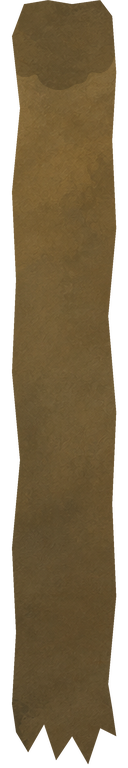
#> input picture assets/source/quests/qs-b1/QuestLogSealPurityRibbon_Master_v1.png, 128 x 768 px
$ python build_quest_seal_purity_ribbon_v1.py
#> lines starting #> are read from the running program, lines starting #| are printed output that depends on the picture; after the words box and inside, x2 and y2 are one past the last pixel; in counts of white or black regions, pixels touching at a corner belong together
#!/usr/bin/env python3
"""Promote and export the accepted QS-B1 V7-A purity-ribbon carrier.

This builder is intentionally narrow.  It accepts only the exact user-approved
attempt-05 composite, byte-copies it to durable source, performs the single
authorized proportional LANCZOS reduction, clears RGB where Alpha is zero, and
writes the 64x384 sampled TGA displayed at 32x192 UI units.  It does not redraw, crop, bbox-fit,
mirror, stretch, recolour, or synthesize the seven still-pending action motifs.
"""

from __future__ import annotations

import argparse
import hashlib
import importlib.util
import json
from pathlib import Path
import shutil
import struct
from typing import Any

import numpy as np
from PIL import Image


ROOT = Path(__file__).resolve().parents[1]
SOURCE = (
    ROOT
    / "assets"
    / "source"
    / "quests"
    / "qs-b1"
    / "QuestLogSealPurityRibbon_Master_v1.png"
)
RUNTIME = (
    ROOT
    / "addon"
    / "AzerothExpeditionUI"
    / "Media"
    / "Quests"
    / "QuestLogSealPurityRibbonV1.tga"
)
EXPECTED_ACCEPTED_SHA256 = (
    "168f527fffa09beb281c7e0bbca6076dcd00e7f827febb6cce9a853f461e05b8"
)
SOURCE_SIZE = (128, 768)
LOGICAL_SIZE = (32, 192)
RUNTIME_SIZE = (64, 384)
TEXELS_PER_UI = 2
SOURCE_MANIFEST = SOURCE.with_name("QS-B1-V7A_SourceManifest_v1.json")
RUNTIME_MANIFEST = SOURCE.with_name("QS-B1-V7A_RuntimeManifest_v1.json")
EXPECTED_SOURCE_BBOX = (9, 0, 119, 767)
RESAMPLE = Image.Resampling.LANCZOS


def parse_args() -> argparse.Namespace:
    parser = argparse.ArgumentParser()
    parser.add_argument(
        "--repo-root",
        type=Path,
        default=ROOT,
        help="repository root; defaults to the checkout containing this tool",
    )
    parser.add_argument(
        "--promote-from",
        type=Path,
        default=SOURCE,
        help="exact accepted attempt-05 composite",
    )
    parser.add_argument(
        "--evidence-dir",
        type=Path,
        default=Path(
            "generated/quests/QUEST-SEALS/QS-B1-V7-A/accepted-runtime"
        ),
    )
    return parser.parse_args()


def sha256(path: Path) -> str:
    digest = hashlib.sha256()
    with path.open("rb") as stream:
        for chunk in iter(lambda: stream.read(1024 * 1024), b""):
            digest.update(chunk)
    return digest.hexdigest()


def repo_path(root: Path, path: Path) -> str:
    return path.resolve().relative_to(root.resolve()).as_posix()


def clear_transparent_rgb(image: Image.Image) -> Image.Image:
    rgba = np.asarray(image.convert("RGBA")).copy()
    rgba[rgba[:, :, 3] == 0, :3] = 0
    return Image.fromarray(rgba, "RGBA")


def transparent_rgb_nonzero_values(image: Image.Image) -> int:
    rgba = np.asarray(image.convert("RGBA"))
    return int(np.count_nonzero(rgba[rgba[:, :, 3] == 0, :3]))


def green_spill_pixels(image: Image.Image) -> int:
    rgba = np.asarray(image.convert("RGBA"))
    visible = rgba[:, :, 3] > 0
    green = (
        (rgba[:, :, 0] <= 32)
        & (rgba[:, :, 1] >= 224)
        & (rgba[:, :, 2] <= 32)
    )
    return int(np.count_nonzero(visible & green))


def alpha_evidence(image: Image.Image) -> dict[str, int]:
    histogram = image.convert("RGBA").getchannel("A").histogram()
    return {
        "transparent_pixels": histogram[0],
        "partially_transparent_pixels": sum(histogram[1:255]),
        "opaque_pixels": histogram[255],
    }


def image_record(root: Path, path: Path, image: Image.Image) -> dict[str, Any]:
    bbox = image.convert("RGBA").getchannel("A").getbbox()
    return {
        "file": repo_path(root, path),
        "sha256": sha256(path),
        "width": image.width,
        "height": image.height,
        "mode": image.mode,
        "visible_bbox_exclusive": list(bbox or ()),
        "visible_green_spill_pixels": green_spill_pixels(image),
        "transparent_rgb_nonzero_values": transparent_rgb_nonzero_values(
            image
        ),
        **alpha_evidence(image),
    }


def tga_header(path: Path) -> dict[str, int | bool]:
    raw = path.read_bytes()[:18]
    if len(raw) != 18:
        raise ValueError("runtime TGA header is incomplete")
    return {
        "image_type": raw[2],
        "width": struct.unpack_from("<H", raw, 12)[0],
        "height": struct.unpack_from("<H", raw, 14)[0],
        "bits_per_pixel": raw[16],
        "descriptor": raw[17],
        "top_origin": bool(raw[17] & 0x20),
    }


def validate_accepted(path: Path, image: Image.Image) -> None:
    if sha256(path) != EXPECTED_ACCEPTED_SHA256:
        raise ValueError("promotion input is not accepted V7-A attempt 5")
    if image.size != SOURCE_SIZE or image.mode != "RGBA":
        raise ValueError("accepted V7-A source must be 128x768 RGBA")
    bbox = image.getchannel("A").getbbox()
    if bbox != EXPECTED_SOURCE_BBOX:
        raise ValueError(
            f"accepted V7-A visible bbox changed: {bbox!r}"
        )
    if transparent_rgb_nonzero_values(image):
        raise ValueError("accepted V7-A transparent RGB is not zero")
    if green_spill_pixels(image):
        raise ValueError("accepted V7-A contains visible chroma-key green")


def load_review_module(root: Path) -> Any:
    path = root / "tools/review_quest_seal_purity_ribbon_candidate_v1.py"
    spec = importlib.util.spec_from_file_location(
        "aeui_qs_b1_v7a_runtime_layout", path
    )
    if spec is None or spec.loader is None:
        raise ImportError(f"cannot load {path}")
    module = importlib.util.module_from_spec(spec)
    spec.loader.exec_module(module)
    return module


def main() -> None:
    args = parse_args()
    root = args.repo_root.expanduser().resolve()
    promote_from = args.promote_from.expanduser().resolve()
    source = root / SOURCE.relative_to(ROOT)
    runtime = root / RUNTIME.relative_to(ROOT)
    evidence_dir = args.evidence_dir.expanduser()
    if not evidence_dir.is_absolute():
        evidence_dir = root / evidence_dir
    evidence_dir.mkdir(parents=True, exist_ok=True)

    with Image.open(promote_from) as opened:
#> opened is the input picture: PIL image 128x768 RGBA; mean R, G, B, A 81.8, 65.7, 38.4, 188.6
        accepted = opened.copy()
    validate_accepted(promote_from, accepted)
#> in validate_accepted, `bbox = image.getchannel("A").getbbox()`: bbox = (9, 0, 119, 767)
#> in green_spill_pixels, `visible = rgba[:, :, 3] > 0`:
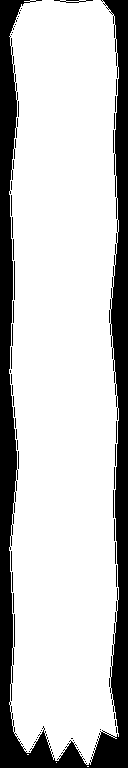
#> visible: shape (768, 128) bool; 76.9% white; 64 black regions (43 under 20 px), largest, box (x1, y1, x2, y2) and area: (0, 0, 128, 768) 21917, (54, 0, 93, 3) 52, (14, 261, 15, 300) 39
#> in green_spill_pixels, `green = ( (rgba[:, :, 0] <= 32) & (rgba[:, :, 1] >= 224) & (rgba[:, :,..`: green: shape (768, 128) bool; every value is 0

    source.parent.mkdir(parents=True, exist_ok=True)
    if promote_from != source:
        shutil.copyfile(promote_from, source)
    with Image.open(source) as opened:
        durable_source = opened.copy()
    validate_accepted(source, durable_source)

    runtime_image = clear_transparent_rgb(
        durable_source.resize(RUNTIME_SIZE, RESAMPLE)
    )
#> in clear_transparent_rgb, `rgba = np.asarray(image.convert("RGBA")).copy()`:
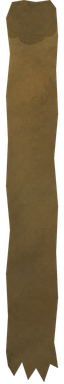
#> rgba: shape (384, 64, 4); mean R, G, B, A 84, 67.2, 39.1, 188.6; transparent parts drawn white
#> in clear_transparent_rgb, `rgba[rgba[:, :, 3] == 0, :3] = 0`: rgba: shape (384, 64, 4); under 0.01% of pixels changed, all inside (x1, y1, x2, y2) = (5, 199, 6, 200)
    if runtime_image.size != RUNTIME_SIZE or runtime_image.mode != "RGBA":
        raise ValueError("runtime export is not 64x384 RGBA")
    if transparent_rgb_nonzero_values(runtime_image):
        raise ValueError("runtime transparent RGB is not zero")
    if green_spill_pixels(runtime_image):
#> in green_spill_pixels (call 3), `visible = rgba[:, :, 3] > 0`:
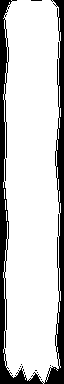
#> visible: shape (384, 64) bool; 79.7% white; 9 black regions (8 under 20 px), largest, box (x1, y1, x2, y2) and area: (0, 0, 64, 384) 4965
#> in green_spill_pixels (call 3), `green = ( (rgba[:, :, 0] <= 32) & (rgba[:, :, 1] >= 224) & (rgba[:, :,..`: green: shape (384, 64) bool; every value is 0
        raise ValueError("runtime export contains visible chroma-key green")

    runtime.parent.mkdir(parents=True, exist_ok=True)
    runtime_image.save(runtime, "TGA")
    preview_path = evidence_dir / "QS-B1-V7A.runtime-master.png"
    runtime_image.save(preview_path, "PNG")
    logical_review = clear_transparent_rgb(
        durable_source.resize(LOGICAL_SIZE, RESAMPLE)
    )
#> in clear_transparent_rgb (call 2), `rgba = np.asarray(image.convert("RGBA")).copy()`:
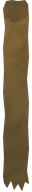
#> rgba: shape (192, 32, 4); mean R, G, B, A 90.1, 71.8, 42, 188.6; transparent parts drawn white

    review = load_review_module(root)
    layout_path = evidence_dir / "QS-B1-V7A.real-layout.png"
    preview_dir = evidence_dir / "detail-previews"
    simulation_path = (
        root
        / "tools/specs/quest_log_seal_purity_ribbon_simulation_v17.json"
    )
    _, state_metrics, layout_checks, previews = review.render_real_layout(
        root,
        simulation_path,
        logical_review,
        layout_path,
        preview_dir,
    )
    if not all(layout_checks.values()):
        failed = [name for name, passed in layout_checks.items() if not passed]
        raise ValueError(f"real-layout checks failed: {failed}")

    report = {
        "schema": "aeui.quest-log.seal-purity-ribbon.export-report.v1",
        "batch": "QS-B1 V7-A",
        "status": "pass",
        "accepted_input": {
            "file": repo_path(root, promote_from),
            "sha256": sha256(promote_from),
        },
        "source": image_record(root, source, durable_source),
        "transform": {
            "operation": (
                "byte-exact accepted-source promotion, one full-canvas "
                "proportional LANCZOS reduction, transparent RGB zeroing, "
                "and TGA conversion"
            ),
            "resample": "Pillow Image.Resampling.LANCZOS",
            "crop": None,
            "bbox_fit": False,
            "anisotropic_resize": False,
            "mirror": False,
            "rotation": None,
            "retouch": False,
        },
        "runtime": {
            **image_record(root, runtime, runtime_image),
            "tga_header": tga_header(runtime),
            "logical_size": list(LOGICAL_SIZE),
            "sampled_size": list(RUNTIME_SIZE),
            "texels_per_ui": TEXELS_PER_UI,
        },
        "real_layout": {
            "file": repo_path(root, layout_path),
            "sha256": sha256(layout_path),
            "checks_passed": sum(layout_checks.values()),
            "checks_total": len(layout_checks),
            "checks": layout_checks,
            "state_metrics": state_metrics,
            "detail_previews": previews,
        },
    }
    report_path = evidence_dir / "QS-B1-V7A.export-report.json"
    report_path.write_text(
        json.dumps(report, ensure_ascii=False, indent=2) + "\n",
        encoding="utf-8",
    )

    runtime_manifest = json.loads(
        RUNTIME_MANIFEST.read_text(encoding="utf-8")
    )
    runtime_manifest["runtime_contract"] = "1.3"
    runtime_manifest["transform"]["operation"] = (
        "one full-canvas proportional LANCZOS reduction from 128x768 to "
        "64x384 sampled runtime, transparent RGB zeroing and TGA conversion"
    )
    runtime_manifest["runtime"] = {
        **image_record(root, runtime, runtime_image),
        "logical_size": list(LOGICAL_SIZE),
        "sampled_size": list(RUNTIME_SIZE),
        "texels_per_ui": TEXELS_PER_UI,
        "tga_header": tga_header(runtime),
    }
    runtime_manifest["exporter"]["sha256"] = sha256(Path(__file__))
    runtime_manifest["exporter"]["command"] = (
        "python tools/build_quest_seal_purity_ribbon_v1.py --repo-root ."
    )
    RUNTIME_MANIFEST.write_text(
        json.dumps(runtime_manifest, ensure_ascii=False, indent=2) + "\n",
        encoding="utf-8",
    )

    source_manifest = json.loads(
        SOURCE_MANIFEST.read_text(encoding="utf-8")
    )
    source_manifest["logical_components"][0]["runtime_master_size"] = list(
        LOGICAL_SIZE
    )
    source_manifest["logical_components"][0]["sampled_runtime_size"] = list(
        RUNTIME_SIZE
    )
    source_manifest["logical_components"][0]["texels_per_ui"] = TEXELS_PER_UI
    source_manifest["export_contract"]["operation"] = (
        "resize the entire accepted 128x768 RGBA source proportionally to "
        "64x384 at two texels per unchanged 32x192 UI unit, zero RGB only "
        "where Alpha is zero, then write RGBA TGA"
    )
    SOURCE_MANIFEST.write_text(
        json.dumps(source_manifest, ensure_ascii=False, indent=2) + "\n",
        encoding="utf-8",
    )
    print(json.dumps(report, ensure_ascii=False, indent=2))


if __name__ == "__main__":
#> (the run stopped early here; a loop or call above may not have finished)
